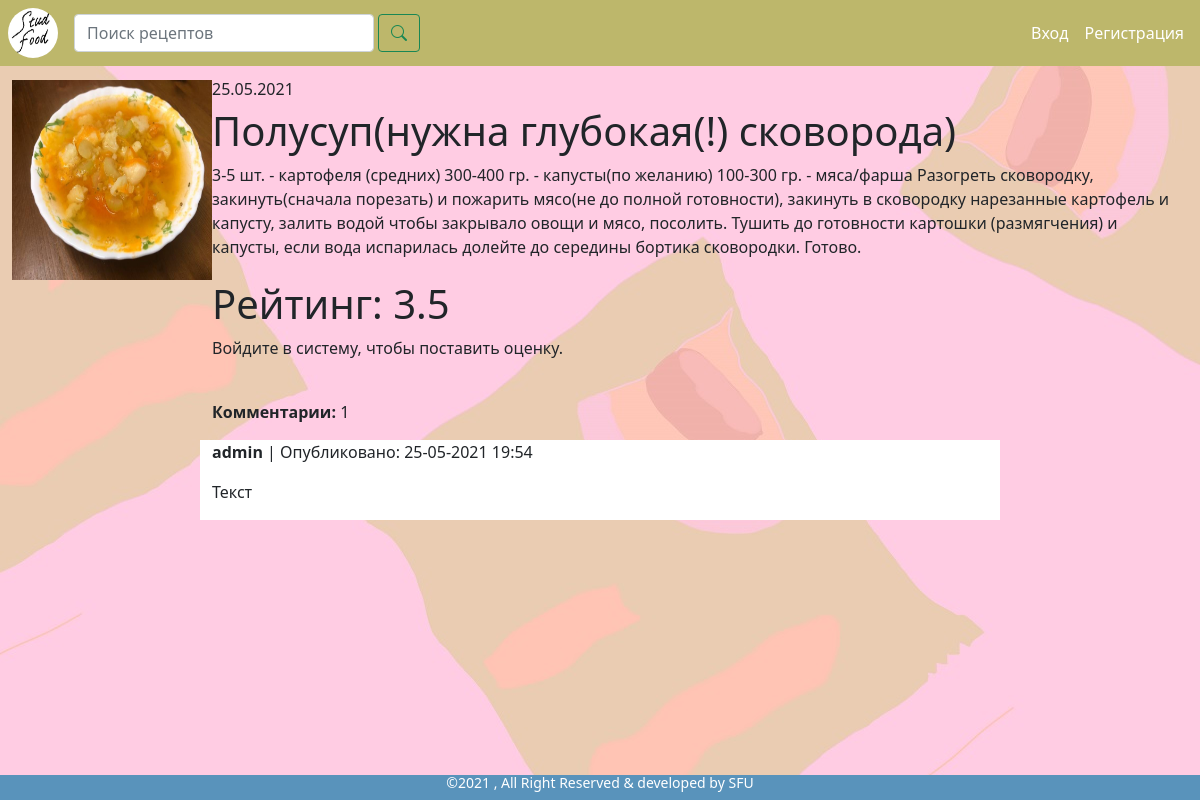
/detail/8/, run on the app's committed database.
### studentfood/models.py (models this page shows, shortened)
class Recipe(models.Model):  # рецепт
    recipe_name = models.CharField('Название', max_length=40)  # название рецепта
    pub_date = models.DateTimeField('Дата публикации', auto_now_add=True)  # дата публикация
    description = models.TextField('Описание')  # описание рецепта
    price = models.IntegerField('Примерная стоимость', null=True)
    user = models.ForeignKey(User, on_delete=models.CASCADE)
    GLOBAL_CATEGORY = [
        ('first', 'Первые блюда'),
        ('second', 'Вторые блюда'),
        ('snack', 'Закуски/Салаты'),
        ('sweet', 'Сладкое/Десерты'),
    ]
    category = models.CharField('Категория', choices=GLOBAL_CATEGORY, max_length=16, blank=True)
    photo = models.ImageField('Фото рецепта', default='recipe_img/no_photo.jpg', null=True, blank=True, upload_to='recipe_img')  # фото будут храниться по пути /media/recipe_img (не забудь создать эти папки перед тестом)
    @property
    def photo_url(self):
        if self.photo and hasattr(self.photo, 'url'):
            return self.photo.url
    def calculate_mark(self):  # реализовать оценку
        max_marks = self.mark_set.all()
        sum_marks = 0
        for get_mark in max_marks:
            sum_marks += get_mark.mark_value
        if len(max_marks) == 0:
            avg_mark = 0
        else:
            avg_mark = sum_marks/len(max_marks)
        return avg_mark

class Mark(models.Model):
    USER_MARK_SET = [
        (1, 1),
        (2, 2),
        (3, 3),
        (4, 4),
        (5, 5),
    ]
    mark_value = models.FloatField(choices=USER_MARK_SET, validators=[MinValueValidator(0.0), MaxValueValidator(5.0)])
    recipe = models.ForeignKey(Recipe, on_delete=models.CASCADE)
    user = models.ForeignKey(User, on_delete=models.CASCADE)
    class Meta:
        unique_together = ('recipe', 'user')

class Comment(models.Model):
    text = models.CharField('Текст комментария', max_length=1500)
    user = models.ForeignKey(User, on_delete=models.CASCADE)  # связь комментария с пользователем
    recipe = models.ForeignKey(Recipe, on_delete=models.CASCADE)  # связь комментария с рецептом
    pub_date = models.DateTimeField('Опубликовано', default=timezone.now)

class User(AbstractUser):
    photo = models.ImageField('Фото', default='user_img/no_photo.jpg', upload_to='user_img')  # установлена стандартная фотография. пользовательские фото будут загружены в media/user_img

### studentfood/views.py (the view, shortened to what this page needs)
# urls.py: path('detail/<int:recipe_id>/', views.detail, name='detail'),
def detail(request, recipe_id):  # объект (написать список полей)
    recipe_detail = get_object_or_404(Recipe, pk=recipe_id)
    comment_list = recipe_detail.comment_set.all()
    comments_count = comment_list.count()
    marks_list = recipe_detail.mark_set.all()
    bookmark_list = recipe_detail.bookmark_set.all()
    bookmark_user_ids = []
    for row in bookmark_list:
        bookmark_user_ids.append(row.user_added.id)
    comment_form = CommentForm()
    mark_form = MarkForm()
    post_comment = None
    context = {'recipe_detail': recipe_detail,
               'comment_list': comment_list,
               'comment_form': comment_form,
               'post_comment': post_comment,
               'comments_count': comments_count,
               'mark_form': mark_form,
               'bookmark_user_ids': bookmark_user_ids
              }
    return render(request, 'studentfood/html/detail_recipe/product.html', context)

### studentfood/forms.py
class CommentForm(forms.ModelForm):
    class Meta:
        model = Comment
        fields = ('text',)

class MarkForm(forms.ModelForm):
    class Meta:
        model = Mark
        fields = ('mark_value',)

### studentfood/templates/studentfood/html/detail_recipe/product.html (shortened to what this page needs)
{% extends 'studentfood/html/base.html' %}{% load static%}
{% load crispy_forms_tags %}
{% block stat%}
    <link href="{% static "css/product.css" %}" rel="stylesheet" type="text/css">
{% endblock %}
{% block main %}
    <div class="container-fluid">
        <div class="row">
            <div class="col-2">
                <img src="{{ recipe_detail.photo_url }}" width="200" height="200" alt="Технические неполадки">
            </div>
            <div class="col-10">
                <h6>{{ recipe_detail.pub_date|date:"d.m.Y" }}</h6>
                <h1>{{ recipe_detail.recipe_name }}</h1>
                <p>{{ recipe_detail.description }}</p>
            </div>
        </div>
        <div class="row">
            <div class="col-2"></div>
            <div class="col-8">
                <h1>Рейтинг: {{ recipe_detail.calculate_mark }}</h1>
                {% if request.user.is_authenticated %}
                <form action="" method="post">
                    {% csrf_token %}
                    {{ mark_form.as_p }}
                    <input type="submit" value="Поставить оценку!">
                </form>
                    {% else %}
                    <p>Войдите в систему, чтобы поставить оценку.</p>
                {% endif %}
                <br>
                <div class="row">
                    <p>
                        <strong>Комментарии:</strong>
                        <span>{{ comments_count }}</span>
                    </p>
                    {% for comment in comment_list %}
                            <div class="comment-obj">
                                <p><strong>{{ comment.user }}</strong> | Опубликовано: {{ comment.pub_date|date:"d-m-Y H:i" }}</p>
                                <p>{{ comment.text }}</p>
                            </div>
                        {% empty %}
                            <p>Нет комментариев. Будь первым!</p>
                    {% endfor %}
                </div>
            </div>
            <div class="col-2"></div>
        </div>
    </div>
{% endblock %}

### studentfood/static/css/base.css (style rules this page uses)
body { margin:0px; padding:0px; background-size: auto; background: url("../images/background.jpg") no-repeat center; }

### studentfood/static/css/product.css (style rules this page uses)
.comment-obj { background: white; overflow: hidden; }

### data on the page
Recipe: photo_url (picture), pub_date "25.05.2021", recipe_name "Полусуп(нужна глубокая(!) сковорода)", description "3-5 шт. - картофеля (средних) 300-400 гр. - капусты(по желанию) 100-300 гр. - мяса/фарша Разогреть сковородку, закинуть(сначала порезать) и пожарить мясо(не до полной готовности), закинуть в сковородку нарезанные картофель и капусту, залить водой чтобы закрывало овощи и мясо, посолить. Тушить до готовности картошки (размягчения) и капусты, если вода испарилась долейте до середины бортика сковородки. Готово.", calculate_mark "3.5"
Comment: user "admin", pub_date "25-05-2021 19:54", text "Текст"

### other printed values
{{ comments_count }} "1"
